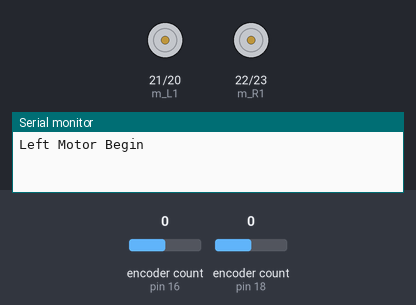
A sketch run on a simulated Arduino Mega 2560, built with avr-gcc and run on an emulated ATmega2560. Parts: motor-driver pin pairs drawn as motors (green arrow = first pin HIGH = forward, orange = second pin HIGH = backward, longer = more drive), the last lines printed to the serial monitor. The test bench sets the inputs (shaded band); at power-on: encoder count (sensors on pin 16, pin 18) 0.

Above: at 1.0 s.
At 3.5 s:
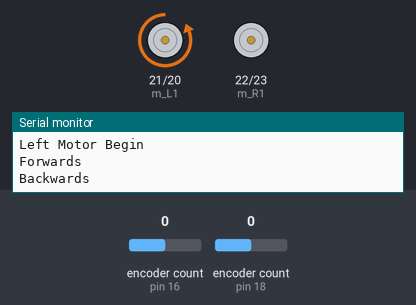
At 7.5 s:
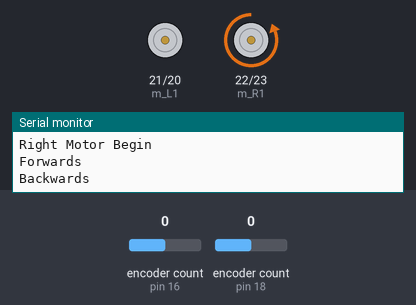
At 14.5 s:
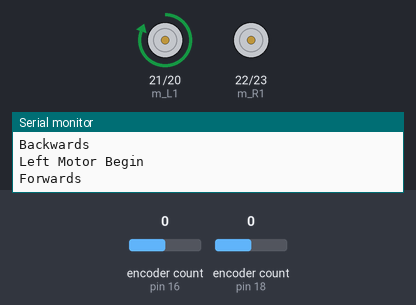
Timing chart, 0 to 15.6 s (numbered marks = the images above):
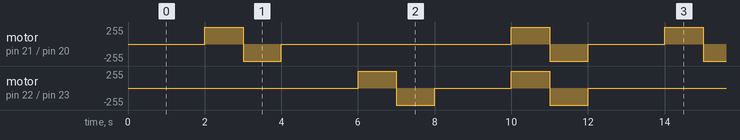

Measured:
- by itself, motor on pin 21 (m_L1) / pin 20 (m_L2): repeats every 12.0 s: backward 255/255 1.0 s, stopped 6.0 s, forward 255/255 1.0 s, backward 255/255 1.0 s, stopped 2.0 s, forward 255/255 1.0 s
- by itself, motor on pin 22 (m_R1) / pin 23 (m_R2): repeats every 12.0 s: backward 255/255 1.0 s, stopped 2.0 s, forward 255/255 1.0 s, backward 255/255 1.0 s, stopped 6.0 s, forward 255/255 1.0 s

The sketch:

Motor_Test.ino
```cpp
#include <Encoder.h>
#include <math.h>
#include <stdlib.h>

/***********************************************
 *                  CONSTANTS                  *
 ***********************************************/

// PIN SETUP

// Encoders
Encoder leftEnc(16, 17);
Encoder rightEnc(18, 19);

// Motors
const int m_L1 = 21;
const int m_L2 = 20;
const int m_R1 = 22;
const int m_R2 = 23;

// OTHER CONSTANTS

const int  circ = 210.59; // Encoder ticks/revolution
const int mmprev = 125.664; // mm / revolution (40 mm diameter)
const int TOP_SPEED = 255; // max motor PWM

const int scalePos = 10; //
const double ePos = 0.01; // Error threshold for position
const double eAng = 0.1;  // Error threshold for angle

/***********************************************
 *               GLOBAL VARIABLES              *
 ***********************************************/

void setup() {

  Serial.begin(9600);

  // PIN INITIALIZATION

  pinMode(m_L1, OUTPUT);
  pinMode(m_L2, OUTPUT);
  pinMode(m_R1, OUTPUT);
  pinMode(m_R2, OUTPUT);

}

void loop() {

  Serial.println("Left Motor Begin");

  analogWrite(m_L1, 0);
  analogWrite(m_L2, 0);
  analogWrite(m_R1, 0);
  analogWrite(m_R2, 0);
  delay(2000);

  Serial.println("Forwards");
  analogWrite(m_R1, 0);
  analogWrite(m_R2, 0);
  analogWrite(m_L1, 255);
  analogWrite(m_L2, 0);
  delay(1000);

  Serial.println("Backwards");
  analogWrite(m_R1, 0);
  analogWrite(m_R2, 0);
  analogWrite(m_L1, 0);
  analogWrite(m_L2, 255);
  delay(1000);

  Serial.println("Right Motor Begin");
  analogWrite(m_L1, 0);
  analogWrite(m_L2, 0);
  analogWrite(m_R1, 0);
  analogWrite(m_R2, 0);
  delay(2000);

  Serial.println("Forwards");
  analogWrite(m_L1, 0);
  analogWrite(m_L2, 0);
  analogWrite(m_R1, 255);
  analogWrite(m_R2, 0);
  delay(1000);

  Serial.println("Backwards");
  analogWrite(m_L1, 0);
  analogWrite(m_L2, 0);
  analogWrite(m_R1, 0);
  analogWrite(m_R2, 255);
  delay(1000);

  Serial.println("Both Motors Begin");

  analogWrite(m_L1, 0);
  analogWrite(m_L2, 0);
  analogWrite(m_R1, 0);
  analogWrite(m_R2, 0);
  delay(2000);

  Serial.println("Forwards");
  analogWrite(m_L1, 255);
  analogWrite(m_L2, 0);
  analogWrite(m_R1, 255);
  analogWrite(m_R2, 0);
  delay(1000);

  Serial.println("Backwards");
  analogWrite(m_L1, 0);
  analogWrite(m_L2, 255);
  analogWrite(m_R1, 0);
  analogWrite(m_R2, 255);
  delay(1000);

}
```
